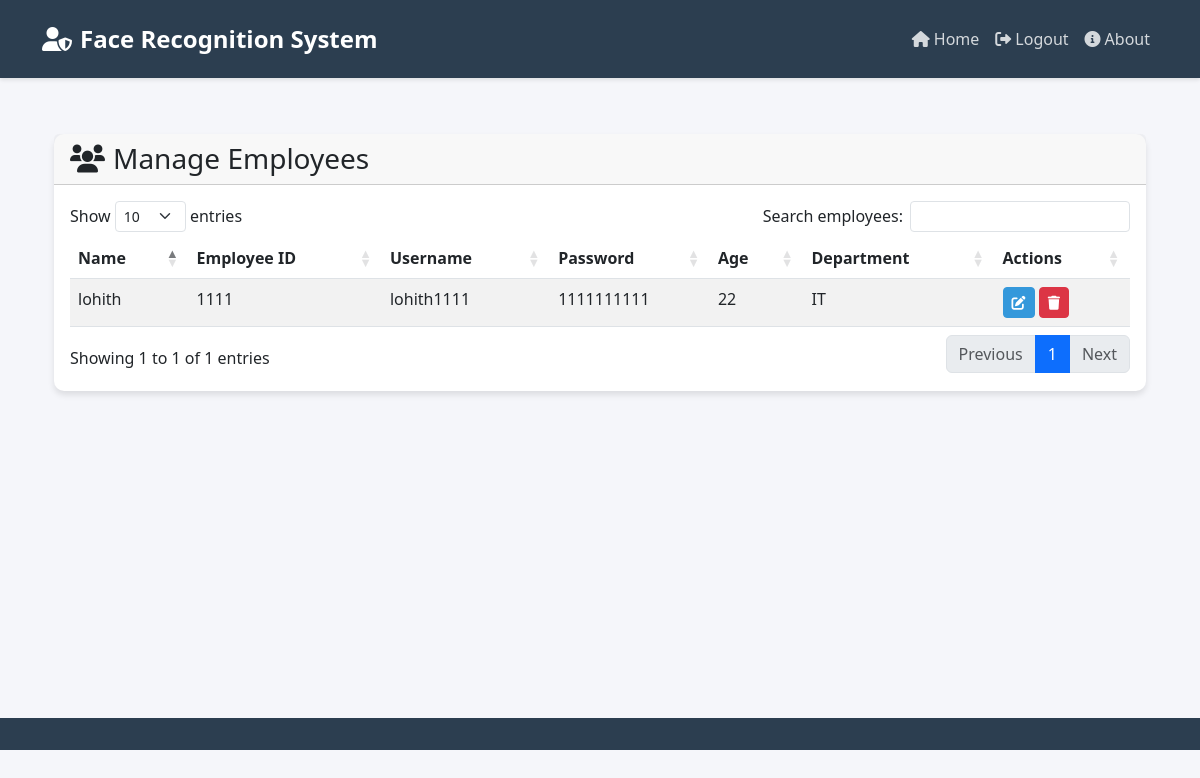
Before: /manage_employees (signed in) with the older database file.
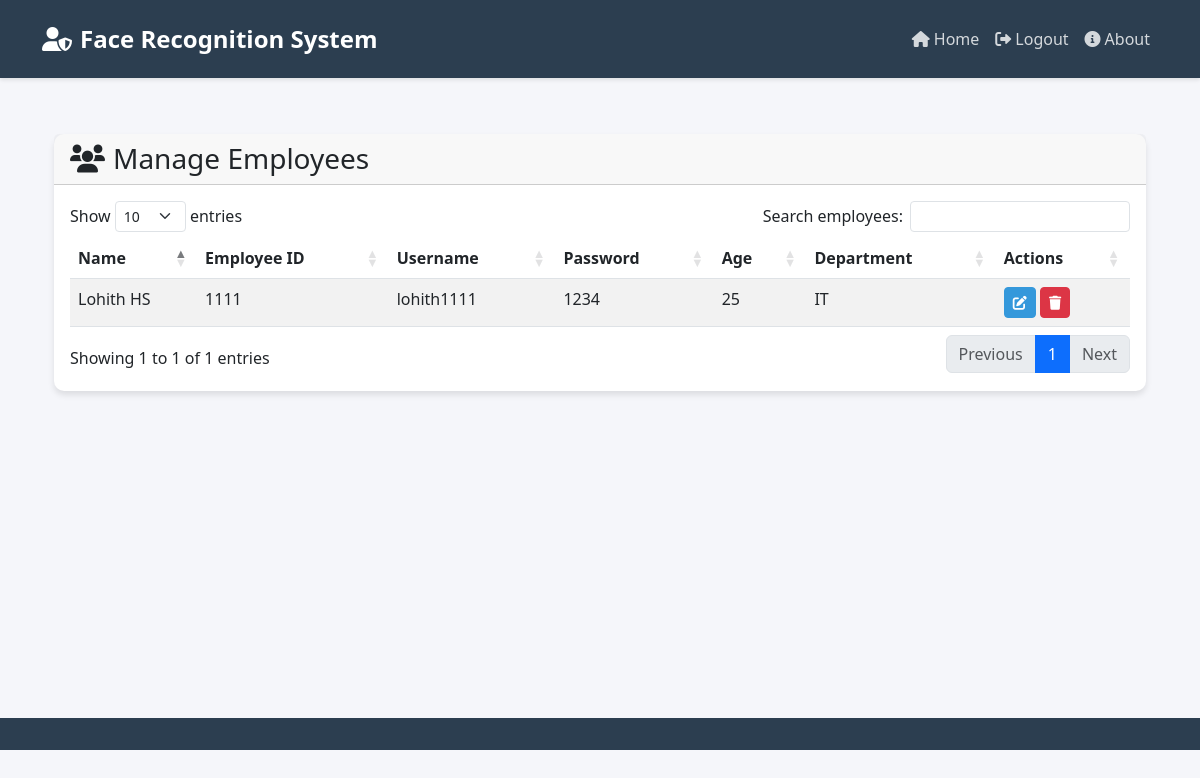
After: the same page with the newer database file.
### tables this page shows
CREATE TABLE employees (
                    name TEXT NOT NULL,
                    emp_id TEXT PRIMARY KEY,
                    image_path TEXT NOT NULL,
                    username TEXT UNIQUE NOT NULL,
                    password TEXT NOT NULL,
                    age INTEGER NOT NULL,
                    department TEXT NOT NULL
                );

### app.py (the view)
@app.route('/manage_employees')
@admin_required
def manage_employees():
    try:
        conn = sqlite3.connect(db.DATABASE)
        c = conn.cursor()
        c.execute("SELECT name, emp_id, username, age, department, password FROM employees")
        employees = [{
            'name': row[0],
            'emp_id': row[1],
            'username': row[2],
            'age': row[3],
            'department': row[4],
            'password': row[5]
        } for row in c.fetchall()]
        conn.close()
        return render_template("manage_employees.html", employees=employees)
    except Exception as e:
        logger.error(f"Error fetching employees: {str(e)}")
        flash('Error fetching employee data.', 'error')
        return redirect(url_for('home'))

### app.py (called while the page is built)
def admin_required(f):
    @wraps(f)
    def decorated_function(*args, **kwargs):
        if 'user' not in session or session.get('user_type') != 'admin':
            flash('Admin access required.', 'error')
            return redirect(url_for('home'))
        return f(*args, **kwargs)
    return decorated_function

### templates/manage_employees.html (shortened to what this page needs)
{% extends "base.html" %}
{% block content %}
<div class="container mt-4">
    <div class="row">
        <div class="col-12">
            <div class="card">
                <div class="card-header">
                    <h3 class="card-title mb-0">
                        <i class="fas fa-users me-2"></i>Manage Employees
                    </h3>
                </div>
                <div class="card-body">
                    <div class="table-responsive">
                        <table id="employeesTable" class="table table-striped table-hover">
                            <thead>
                                <tr>
                                    <th>Name</th>
                                    <th>Employee ID</th>
                                    <th>Username</th>
                                    <th>Password</th>
                                    <th>Age</th>
                                    <th>Department</th>
                                    <th>Actions</th>
                                </tr>
                            </thead>
                            <tbody>
                                {% for employee in employees %}
                                <tr>
                                    <td>{{ employee.name }}</td>
                                    <td>{{ employee.emp_id }}</td>
                                    <td>{{ employee.username }}</td>
                                    <td>{{ employee.password }}</td>
                                    <td>{{ employee.age }}</td>
                                    <td>{{ employee.department }}</td>
                                    <td>
                                        <button class="btn btn-sm btn-primary edit-btn"
                                                data-bs-toggle="modal"
                                                data-bs-target="#editModal"
                                                data-emp-id="{{ employee.emp_id }}"
                                                data-name="{{ employee.name }}"
                                                data-username="{{ employee.username }}"
                                                data-password="{{ employee.password }}"
                                                data-age="{{ employee.age }}"
                                                data-department="{{ employee.department }}">
                                            <i class="fas fa-edit"></i>
                                        </button>
                                        <button class="btn btn-sm btn-danger delete-btn"
                                                data-emp-id="{{ employee.emp_id }}"
                                                data-name="{{ employee.name }}">
                                            <i class="fas fa-trash"></i>
                                        </button>
                                    </td>
                                </tr>
                                {% endfor %}
                            </tbody>
                        </table>
                    </div>
                </div>
            </div>
        </div>
    </div>
</div>
{% endblock %}

### templates/base.html (shortened to what this page needs)
<!DOCTYPE html>
<html lang="en">
<head>
    <link href="https://cdn.jsdelivr.net/npm/bootstrap@5.3.0/dist/css/bootstrap.min.css" rel="stylesheet">
    <link rel="stylesheet" href="https://cdnjs.cloudflare.com/ajax/libs/font-awesome/6.0.0/css/all.min.css">
    <link rel="stylesheet" href="https://cdn.datatables.net/1.13.7/css/dataTables.bootstrap5.min.css">
</head>
<body>
    <nav class="navbar navbar-expand-lg navbar-dark">
        <div class="container">
            <a class="navbar-brand" href="{{ url_for('home') }}">
                <i class="fas fa-user-shield me-2"></i>Face Recognition System
            </a>
            <div class="collapse navbar-collapse" id="navbarNav">
                <ul class="navbar-nav ms-auto">
                    <li class="nav-item">
                        <a class="nav-link {% if request.endpoint == 'home' %}active{% endif %}" href="{{ url_for('home') }}">
                            <i class="fas fa-home me-1"></i>Home
                        </a>
                    </li>
                    {% if not session.get('user') %}
                    <li class="nav-item">
                        <a class="nav-link {% if request.endpoint == 'login' %}active{% endif %}" href="{{ url_for('login') }}">
                            <i class="fas fa-sign-in-alt me-1"></i>Login
                        </a>
                    </li>
                    {% else %}
                    <li class="nav-item">
                        <a class="nav-link" href="{{ url_for('logout') }}">
                            <i class="fas fa-sign-out-alt me-1"></i>Logout
                        </a>
                    </li>
                    {% endif %}
                    <li class="nav-item">
                        <a class="nav-link {% if request.endpoint == 'about' %}active{% endif %}" href="{{ url_for('about') }}">
                            <i class="fas fa-info-circle me-1"></i>About
                        </a>
                    </li>
                </ul>
            </div>
        </div>
    </nav>
    <div class="main-content">
        <div class="container">
            {% block content %}{% endblock %}
        </div>
    </div>
    <footer class="footer">
    </footer>
</body>
</html>

### templates/base.html (style rules this page uses)
:root { --primary-color: #2c3e50; --secondary-color: #3498db; --accent-color: #e74c3c; }
body { font-family: 'Segoe UI', Tahoma, Geneva, Verdana, sans-serif; background-color: #f5f6fa; }
.navbar { background-color: var(--primary-color); padding: 1rem 0; box-shadow: 0 2px 4px rgba(0,0,0,0.1); }
.navbar-brand { color: white !important; font-size: 1.5rem; font-weight: bold; }
.nav-link { color: rgba(255,255,255,0.8) !important; transition: color 0.3s ease; }
.main-content { padding: 2rem 0; min-height: calc(100vh - 160px); }
.card { border: none; border-radius: 10px; box-shadow: 0 4px 6px rgba(0,0,0,0.1); transition: transform 0.3s ease; }
.btn-primary { background-color: var(--secondary-color); border-color: var(--secondary-color); }
.footer { background-color: var(--primary-color); color: white; padding: 1rem 0; margin-top: auto; }

Changed rows visible on the page:
changed employees "lohith1111": name "lohith" → "Lohith HS"; password "1111111111" → "1234"; age "22" → "25"
